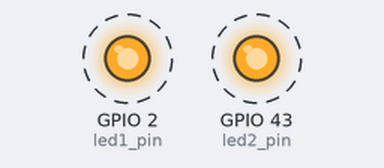
This sketch was run on a simulated ESP32. Parts: output pins drawn as LEDs (lit = HIGH). Dashed ring = blinking. What the sketch prints to the serial monitor is not drawn.

Above: at 1.12 s.
Timing chart, 0 to 4.0 s (numbered marks = the images above):
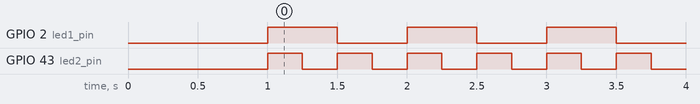

Measured:
- by itself, GPIO 2 (led1_pin): alternates HIGH for 0.50 s and LOW for 0.50 s
- by itself, GPIO 43 (led2_pin): alternates HIGH for 0.25 s and LOW for 0.25 s
- by itself, everything shown: repeats every 1.0 s, in 4 steps

The sketch:

esp32-freertos-06-demo-multicore-task-management.ino
```cpp
/**
* ESP32 Dual-Core LED Toggle with Serial Monitor Status
*
* Two LEDs are toggled at different rates, each handled by a separate core.
*/
// Core assignments
static const BaseType_t core_0 = 0;  // PRO_CPU
static const BaseType_t core_1 = 1;  // APP_CPU
// LED Pins (set to valid GPIOs on your board)
const int led1_pin = LED_BUILTIN;  // Core 0
const int led2_pin = D6;            // Core 1
// Blink rates
const int led1_rate = 500;  // ms
const int led2_rate = 250;  // ms
// LED states
volatile bool led1_state = false;
volatile bool led2_state = false;
//*****************************************************************************
// Tasks
void blinkLED_Core0(void *parameter) {
  while (1) {
    digitalWrite(led1_pin, HIGH);
    led1_state = true;
    vTaskDelay(led1_rate / portTICK_PERIOD_MS);
    digitalWrite(led1_pin, LOW);
    led1_state = false;
    vTaskDelay(led1_rate / portTICK_PERIOD_MS);
  }
}
void blinkLED_Core1(void *parameter) {
  while (1) {
    digitalWrite(led2_pin, HIGH);
    led2_state = true;
    vTaskDelay(led2_rate / portTICK_PERIOD_MS);
    digitalWrite(led2_pin, LOW);
    led2_state = false;
    vTaskDelay(led2_rate / portTICK_PERIOD_MS);
  }
}
//*****************************************************************************
// Setup
void setup() {
  Serial.begin(115200);
  vTaskDelay(1000 / portTICK_PERIOD_MS);
  Serial.println("--- Dual-Core LED Toggle with Status Monitor ---");
  pinMode(led1_pin, OUTPUT);
  pinMode(led2_pin, OUTPUT);
  // Task for LED 1 on Core 0
  xTaskCreatePinnedToCore(
    blinkLED_Core0,
    "Blink LED 1",
    1024,
    NULL,
    1,
    NULL,
    core_0);
  // Task for LED 2 on Core 1
  xTaskCreatePinnedToCore(
    blinkLED_Core1,
    "Blink LED 2",
    1024,
    NULL,
    1,
    NULL,
    core_1);
}
//*****************************************************************************
// Main Loop
void loop() {
}
```
